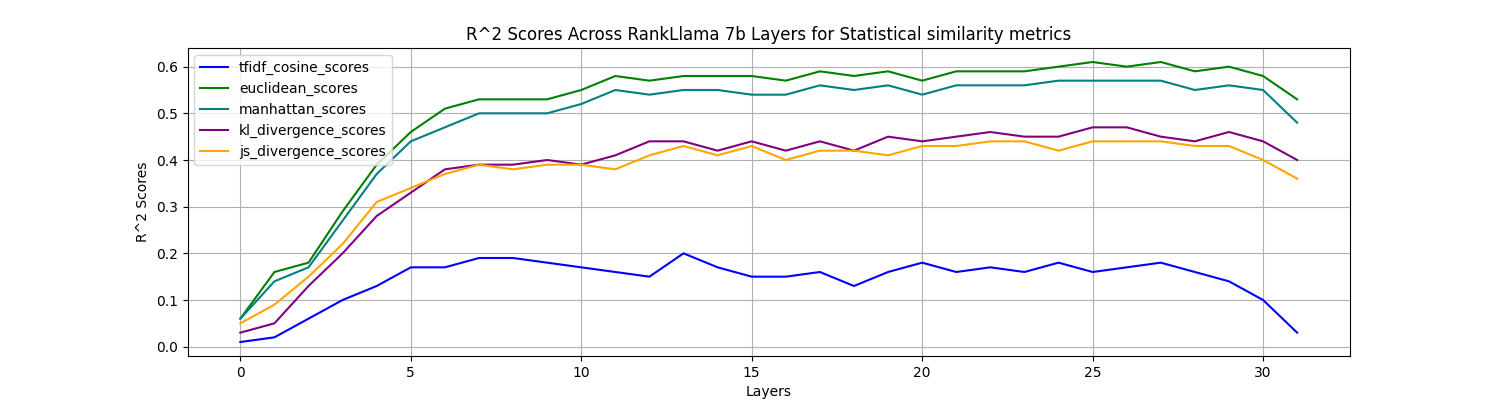

Reproduce this figure in Python.
import matplotlib.pyplot as plt

# Data arrays
layers = list(range(32))

tfidf_cosine_scores = [0.01, 0.02, 0.06, 0.10, 0.13, 0.17, 0.17, 0.19, 0.19, 0.18, 0.17, 0.16, 0.15, 0.20, 0.17, 0.15, 0.15, 0.16, 0.13, 0.16, 0.18, 0.16, 0.17, 0.16, 0.18, 0.16, 0.17, 0.18, 0.16, 0.14, 0.10, 0.03]
euclidean_scores = [0.06, 0.16, 0.18, 0.29, 0.39, 0.46, 0.51, 0.53, 0.53, 0.53, 0.55, 0.58, 0.57, 0.58, 0.58, 0.58, 0.57, 0.59, 0.58, 0.59, 0.57, 0.59, 0.59, 0.59, 0.60, 0.61, 0.60, 0.61, 0.59, 0.60, 0.58, 0.53]
manhattan_scores = [0.06, 0.14, 0.17, 0.27, 0.37, 0.44, 0.47, 0.50, 0.50, 0.50, 0.52, 0.55, 0.54, 0.55, 0.55, 0.54, 0.54, 0.56, 0.55, 0.56, 0.54, 0.56, 0.56, 0.56, 0.57, 0.57, 0.57, 0.57, 0.55, 0.56, 0.55, 0.48]
kl_divergence_scores = [0.03, 0.05, 0.13, 0.20, 0.28, 0.33, 0.38, 0.39, 0.39, 0.40, 0.39, 0.41, 0.44, 0.44, 0.42, 0.44, 0.42, 0.44, 0.42, 0.45, 0.44, 0.45, 0.46, 0.45, 0.45, 0.47, 0.47, 0.45, 0.44, 0.46, 0.44, 0.40]
js_divergence_scores = [0.05, 0.09, 0.15, 0.22, 0.31, 0.34, 0.37, 0.39, 0.38, 0.39, 0.39, 0.38, 0.41, 0.43, 0.41, 0.43, 0.40, 0.42, 0.42, 0.41, 0.43, 0.43, 0.44, 0.44, 0.42, 0.44, 0.44, 0.44, 0.43, 0.43, 0.40, 0.36]

# Plotting
plt.figure(figsize=(15, 4))  # width equal to page width, height 0.3 of page
plt.plot(layers, tfidf_cosine_scores, label='tfidf_cosine_scores', color='blue')
plt.plot(layers, euclidean_scores, label='euclidean_scores', color='green')
plt.plot(layers, manhattan_scores, label='manhattan_scores', color='teal')
plt.plot(layers, kl_divergence_scores, label='kl_divergence_scores', color='purple')
plt.plot(layers, js_divergence_scores, label='js_divergence_scores', color='orange')

plt.xlabel('Layers')
plt.ylabel('R^2 Scores')
plt.title('R^2 Scores Across RankLlama 7b Layers for Statistical similarity metrics')
plt.legend()
plt.grid(True)

plt.savefig('ep1c.png')
